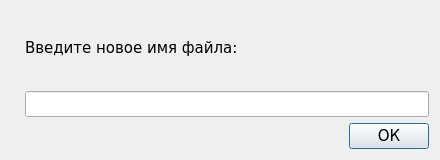
<?xml version="1.0" encoding="UTF-8"?>
<ui version="4.0">
 <class>inputDial</class>
 <widget class="QDialog" name="inputDial">
  <property name="geometry">
   <rect>
    <x>0</x>
    <y>0</y>
    <width>440</width>
    <height>160</height>
   </rect>
  </property>
  <property name="font">
   <font>
    <family>Verdana</family>
    <pointsize>11</pointsize>
   </font>
  </property>
  <property name="windowTitle">
   <string>Dialog</string>
  </property>
  <layout class="QGridLayout" name="gridLayout">
   <item row="0" column="0" rowspan="2">
    <widget class="QLabel" name="lblImage">
     <property name="sizePolicy">
      <sizepolicy hsizetype="Fixed" vsizetype="Preferred">
       <horstretch>0</horstretch>
       <verstretch>0</verstretch>
      </sizepolicy>
     </property>
     <property name="text">
      <string/>
     </property>
     <property name="pixmap">
      <pixmap resource="resource.qrc">:/rec/img/input.png</pixmap>
     </property>
     <property name="margin">
      <number>5</number>
     </property>
    </widget>
   </item>
   <item row="0" column="1">
    <layout class="QVBoxLayout" name="verticalLayout">
     <item>
      <widget class="QLabel" name="lblText">
       <property name="font">
        <font>
         <family>Verdana</family>
         <pointsize>11</pointsize>
        </font>
       </property>
       <property name="text">
        <string>Введите новое имя файла:</string>
       </property>
      </widget>
     </item>
     <item>
      <widget class="QLineEdit" name="lineNewFile">
       <property name="font">
        <font>
         <family>Roboto</family>
        </font>
       </property>
      </widget>
     </item>
    </layout>
   </item>
   <item row="1" column="1">
    <layout class="QHBoxLayout" name="horizontalLayout">
     <item>
      <spacer name="horizontalSpacer">
       <property name="orientation">
        <enum>Qt::Horizontal</enum>
       </property>
       <property name="sizeHint" stdset="0">
        <size>
         <width>113</width>
         <height>20</height>
        </size>
       </property>
      </spacer>
     </item>
     <item>
      <widget class="QPushButton" name="btnOk">
       <property name="cursor">
        <cursorShape>PointingHandCursor</cursorShape>
       </property>
       <property name="text">
        <string>ОК</string>
       </property>
      </widget>
     </item>
    </layout>
   </item>
  </layout>
 </widget>
 <resources>
  <include location="resource.qrc"/>
 </resources>
 <connections/>
</ui>
